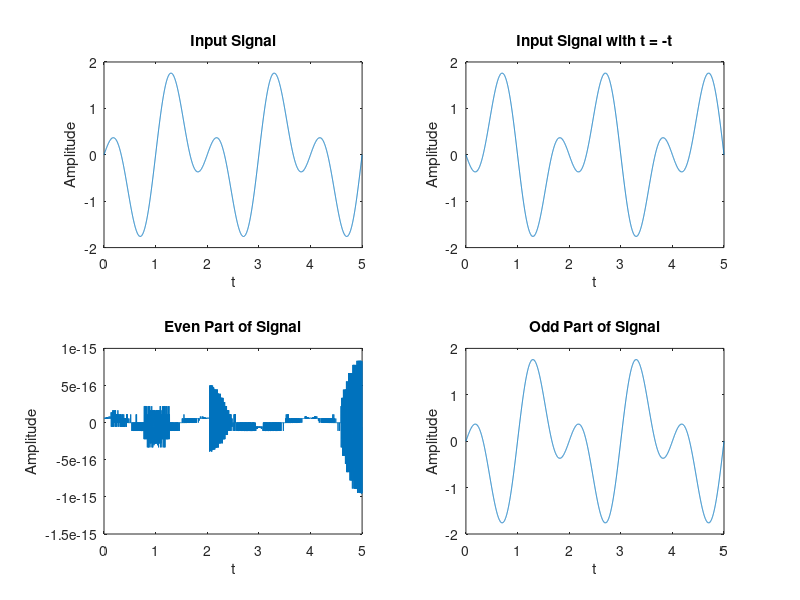
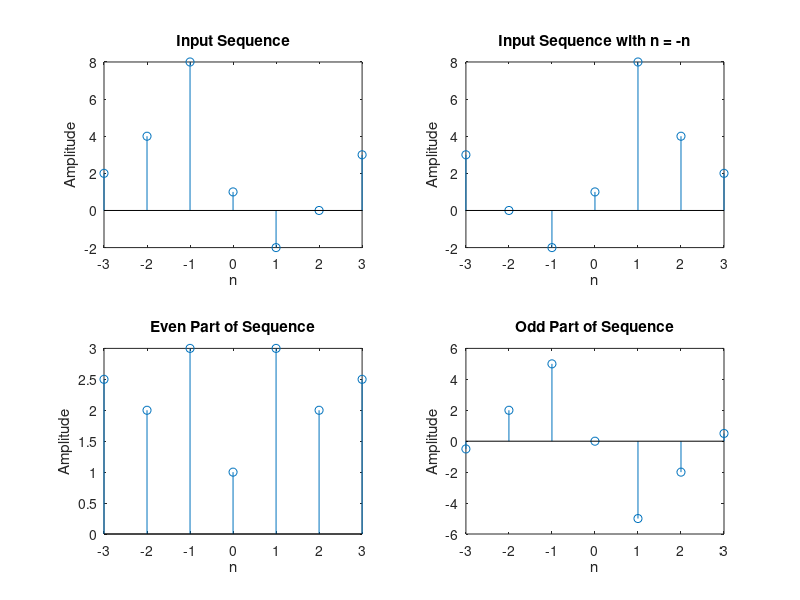
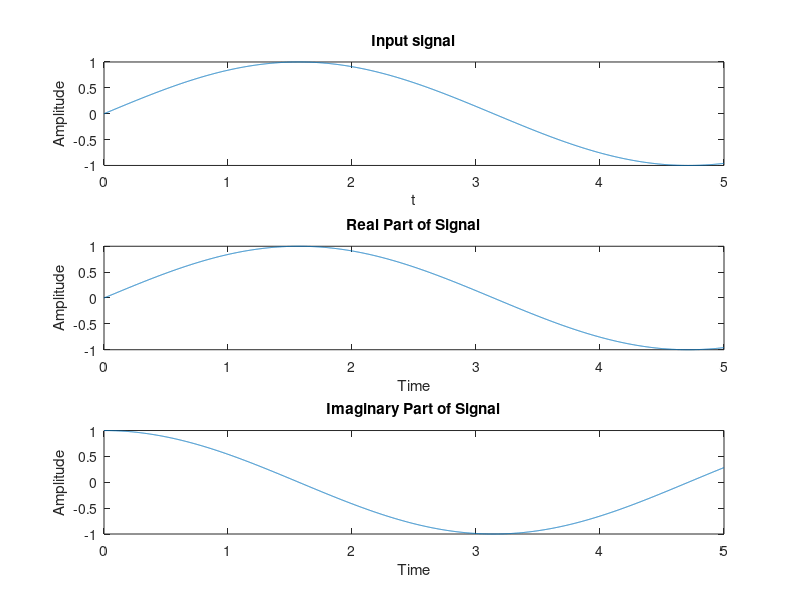

The MATLAB script that drew these images, in order:

% Name - Surag P
% Roll No. - 181EC248

% Experimment Two

%Find the even and odd parts and real and imaginary parts of the signals.

%Generating Sample Signals
clc
clear
t = 0:0.001:5;

x = sin(2*pi*t) + cos(pi*t + pi/2);
subplot(2,2,1)
plot(t,x)
xlabel('t');
ylabel('Amplitude')
title('Input Signal')

y = sin(2*pi*-t) + cos(pi*-t + pi/2);
subplot(2,2,2)
plot(t,y)
xlabel('t');
ylabel('Amplitude')
title('Input Signal with t = -t')

%Even Part of Signal
even=(x+y)/2;
subplot(2,2,3)
plot(t,even)
xlabel('t');
ylabel('Amplitude')
title('Even Part of Signal')

%Odd Part of Signal
odd=(x-y)/2;
subplot(2,2,4)
plot(t,odd)
xlabel('t');
ylabel('Amplitude');
title('Odd Part of Signal');

% Even and odd Parts of a sequence

seq_1=[2,4,8,1,-2,0,3];
n=-3:3;
rev_seq_1= fliplr(seq_1);
figure;
subplot(2,2,1);
stem(n,seq_1);
xlabel('n');
ylabel('Amplitude');
title('Input Sequence');

subplot(2,2,2);
stem(n,rev_seq_1);
xlabel('n');
ylabel('Amplitude');
title('Input Sequence with n = -n');

% Even Part of Sequence
even=.5*(seq_1+rev_seq_1);
subplot(2,2,3);
stem(n,even);
xlabel('n');
ylabel('Amplitude');
title('Even Part of Sequence');

% Odd Part of Sequence
odd=.5*(seq_1-rev_seq_1);
subplot(2,2,4);
stem(n,odd);
xlabel('n');
ylabel('Amplitude');
title('Odd Part of Sequence');

% Generating a Signal
Signal=sin(t)+1i*cos(t);
figure;
subplot(3,1,1);
plot(t,Signal); 
xlabel('t');
ylabel('Amplitude');
title('Input signal');

% Real Part Of Signal
subplot(3,1,2)
plot(t,real(Signal));
xlabel('Time');
ylabel('Amplitude');
title('Real Part of Signal');

%Imaginary Part of Signal
subplot(3,1,3)
plot(t,imag(Signal));
xlabel('Time');
ylabel('Amplitude');
title('Imaginary Part of Signal');